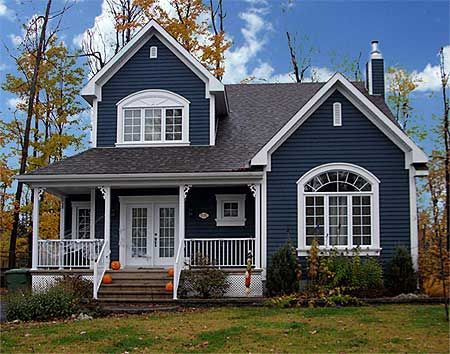
#> input picture HW0/input.jpg, 450 x 354 px
$ python HW1.py
#> lines starting #> are read from the running program, lines starting #| are printed output that depends on the picture
# Submitted by:-  Bhavya Ghai
# ID:  111168954

# <h2><center>CV Assignemnt 1</center></h2>
# <p>I have performed addition, subtraction, multiplication, division, resize operations using python 2.7 & opencv3</p>
# This program accepts an input file named "input.jpg"

import cv2
import numpy as np
print("OpenCV version: ", cv2.__version__)

# Load an color image in grayscale
img = cv2.imread('input.jpg', 1)
#> img is the input picture: shape (354, 450, 3); mean B, G, R 97.7, 95, 90.1


# Show image on screen
def show(img, label="Input Image"):
    cv2.imshow(label, img)
    cv2.waitKey(0)
    cv2.destroyAllWindows()


# show imput image
show(img)
print("rows, col, channels ", img.shape)
#| rows, col, channels  (354, 450, 3)
row, col, cha = img.shape
#> row = 354; col = 450; cha = 3
print("Type ", img.dtype)
#| Type  uint8

# Add scalar to image
blank_image = np.zeros((row, col, cha), np.uint8)
blank_image[:] = (100, 100, 100)
img_add = cv2.add(img, blank_image)
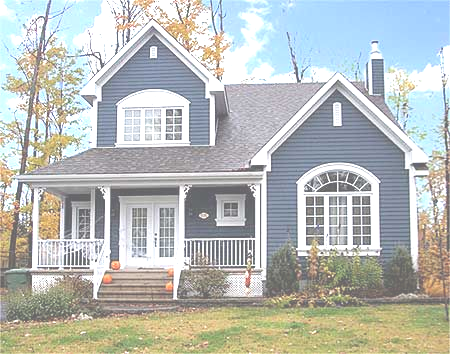
#> img_add: shape (354, 450, 3); mean B, G, R 184.9, 188.2, 184.3
show(img_add, "Output: Add by 100")

# Subtract scalar from image
blank_image[:] = (100, 100, 100)
img_sub = cv2.subtract(img, blank_image)
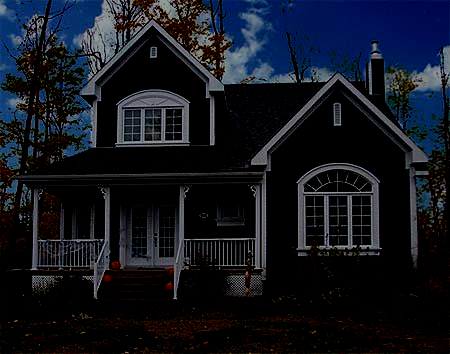
#> img_sub: shape (354, 450, 3); mean B, G, R 31.6, 22.4, 18.6
show(img_sub, "Output: Subtract by 100")

# Multiply scalar to image
blank_image[:] = (2, 2, 2)
img_mul = cv2.multiply(img, blank_image)
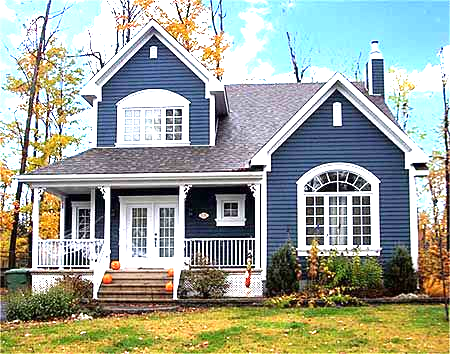
#> img_mul: shape (354, 450, 3); mean B, G, R 152.4, 164.3, 158.7
show(img_mul, "Output: Multiply by 2")

# Divide scalar to image
blank_image[:] = (2, 2, 2)
img_div = cv2.divide(img, blank_image)
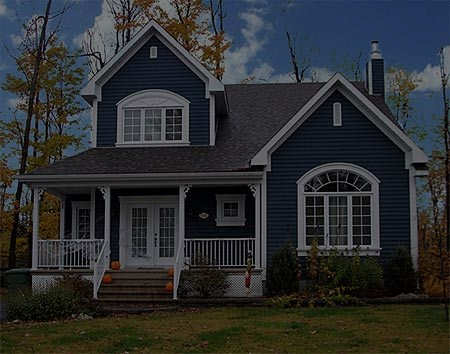
#> img_div: shape (354, 450, 3); mean B, G, R 48.9, 47.5, 45
show(img_div, "Output: Divide by 2")

# Resize image
img_res = cv2.resize(img, (0, 0), fx=0.5, fy=0.5)
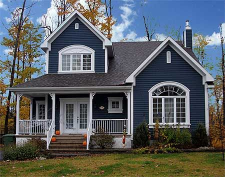
#> img_res: shape (177, 225, 3); mean B, G, R 97.9, 95.1, 90.2
show(img_res, "Resized image by 1/2")
